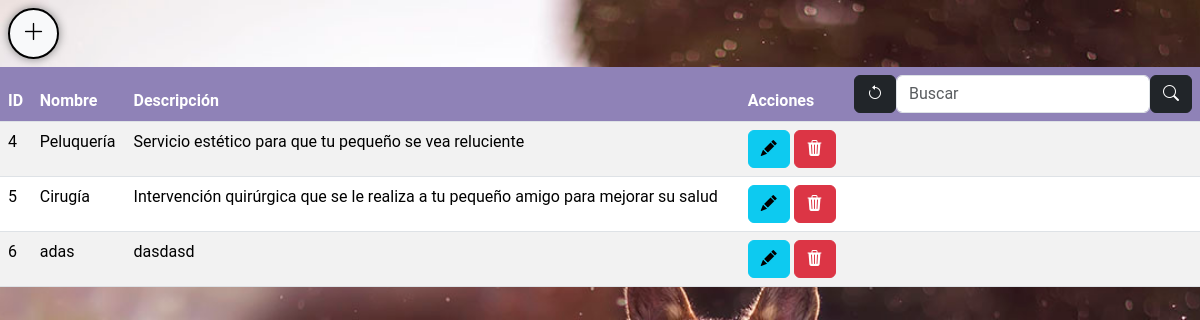
The app's page /servicios/ with its own data.
### tienda/models.py (models this page shows, shortened)
class Servicio(models.Model):
    nombre = models.CharField(max_length=254)
    descripcion = models.TextField(null=True, blank=True)

### tienda/views.py (the view)
# urls.py: path("servicios/", views.servicios, name="servicios"),
def servicios(request):
    query = Servicio.objects.all()
    contexto = {"data": query}
    return render(request, "tienda/servicios/servicios.html", contexto)

### tienda/templates/tienda/servicios/servicios.html (shortened to what this page needs)
{% extends 'tienda/base.html' %}
{% load static %}
{% block contenedor %}
<a class="btn btn-light m-2 crear_formulario" href="{% url 'tienda:servicios_formulario' %}" ><i class="bi bi-plus-lg" style="font-size: 23px;"></i></a>
<table class="tablas_modulos table table-striped">
    <thead class="encabezados_tablas">
        <th>ID</th>
        <th>Nombre</th>
        <th>Descripción</th>
        <th>Acciones</th>
        <th>
            <form class="d-flex" role="search" method="post" action="{% url 'tienda:servicios_buscar' %}" style="">
                <a href=""><i class="btn btn-dark bi bi-arrow-counterclockwise" style="color: white;"></i></a>
                <input class="form-control buscar_tablas" type="search" placeholder="Buscar" aria-label="Search" name="buscar"
                       value="{{ buscado }}">
                <button class="btn btn-dark" type="submit"><i class="bi bi-search"></i></button>
            </form>
        </th>
    </thead>
    {% if data %}
        {% for e in data %}
        <tr>
            <td>{{ e.id }}</td>
            <td>{{ e.nombre }}</td>
            <td>{{ e.descripcion }}</td>
            <td>
                <a href="{% url 'tienda:servicios_editar' e.id %}" class="btn btn-info"><i class="bi bi-pencil-fill"></i></a>
                <a href="javascript:confirmar_eliminar('{{ e.id }}', '{% url 'tienda:servicios_eliminar' e.id %}');" class="btn btn-danger"><i class="bi bi-trash3-fill"></i></a>
            </td>
            <td></td>
        </tr>
        {% endfor %}
    {% endif %}
</table>
</body>
</html>
{% endblock %}

### tienda/static/tienda/css/styles2.css (style rules this page uses)
* { margin: 0; padding: 0; box-sizing: border-box; text-decoration: none; font-family: 'Roboto', sans-serif; }
body { background-image: url(../images/banner_inicio.jpg); background-size: cover; background-repeat: no-repeat; background-position: center; background-attachment: fixed; }
.encabezados_tablas th { background-color: #8F82B7 !important; color: white !important; padding: -50px !important; }
.crear_formulario { border: 2px solid #000000 !important; border-radius: 50px !important; box-shadow: 0 0 10px gray; }

### records on screen
Servicio: id "4", nombre "Peluquería", descripcion "Servicio estético para que tu pequeño se vea reluciente"
Servicio: id "5", nombre "Cirugía", descripcion "Intervención quirúrgica que se le realiza a tu pequeño amigo para mejorar su salud"
Servicio: id "6", nombre "adas", descripcion "dasdasd"
